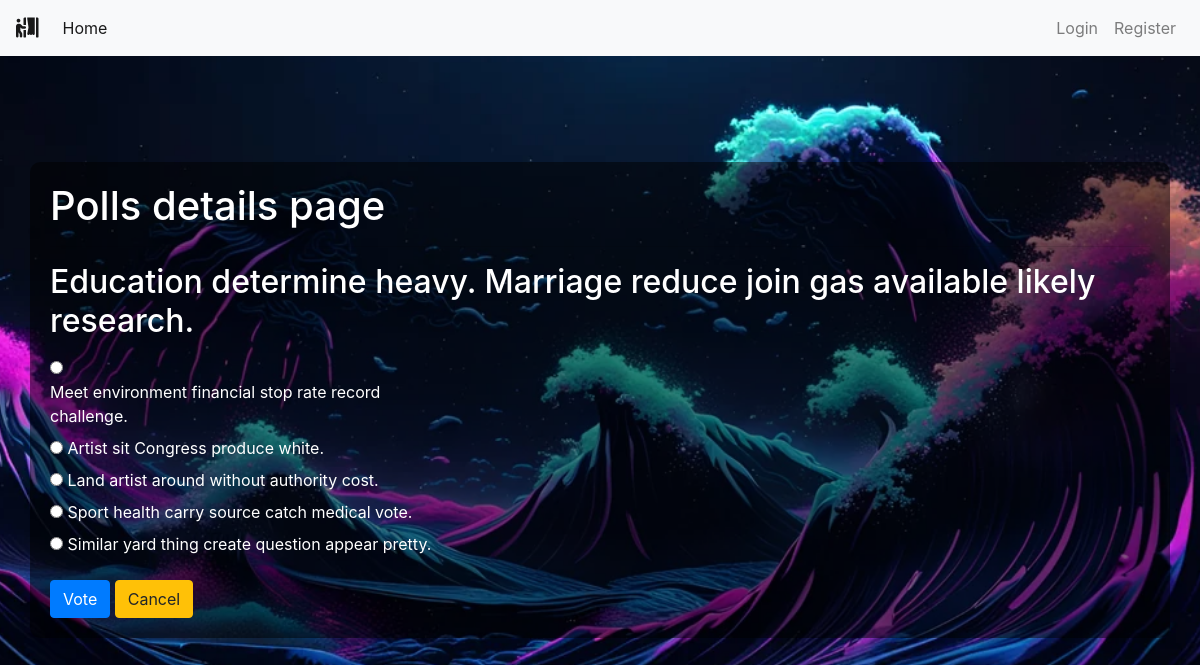
The app's page /polls/2/ with its own data.
### polls/models.py (models this page shows, shortened)
class Poll(models.Model):
    owner = models.ForeignKey(User, on_delete=models.CASCADE)
    text = models.TextField()
    pub_date = models.DateTimeField(default=timezone.now)
    active = models.BooleanField(default=True)
    created_at = models.DateTimeField(auto_now_add=True)
    def __str__(self):
        return self.text

class Choice(models.Model):
    poll = models.ForeignKey(Poll, on_delete=models.CASCADE)
    choice_text = models.CharField(max_length=255)
    created_at = models.DateTimeField(auto_now_add=True)
    updated_at = models.DateTimeField(auto_now=True)

### polls/views.py (the view)
# urls.py: path('<int:poll_id>/', views.poll_detail, name='detail'),
def poll_detail(request, poll_id):
    poll = get_object_or_404(Poll, id=poll_id)
    if not poll.active:
        return render(request, 'polls/poll_result.html', {'poll': poll})
    loop_count = poll.choice_set.count()
    context = {
        'poll': poll,
        'loop_time': range(0, loop_count),
    }
    return render(request, 'polls/poll_detail.html', context)

### polls/templates/polls/poll_detail.html (shortened to what this page needs)
{% extends 'base.html' %}
{% load static %}
{% block custom_css %}
<link rel="stylesheet" href="{% static 'css/styles1.css' %}">
{% endblock custom_css %}
{% block content %}
<div class="container">
    <h1>Polls details page</h1>
    <hr>
    <h2 class="mt-3 mb-3">{{ poll }}</h2>
    <form action="{% url 'polls:vote' poll.id %}" method="POST">
        {% for choice in poll.choice_set.all %}
        <input type="radio" name="choice" id="choice{{ forloop.counter }}" value="{{ choice.id }}">
        <label for="choice{{ forloop.counter }}">{{ choice.choice_text }}</label>
        <br>
        {% endfor %}
        <input type="submit" value="Vote" class="btn btn-primary mt-3">
        <a class="btn btn-warning mt-3" href="{% url 'polls:list' %}" role="button">Cancel</a>
    </form>
</div>
{% endblock content %}

### static/css/styles1.css (style rules this page uses)
html, body { height: 100%; margin: 0; padding: 0; }
body { background-image: url('1.jpg'); background-size: cover; background-position: center; display: flex; justify-content: center; align-items: center; }
form { width: 100%; max-width: 400px; }
h2, label, h1, h3 { color: white; }
.container { background-color: rgba(0, 0, 0, 0.5); padding: 20px; border-radius: 10px; }

### records on screen
Poll: text "Education determine heavy. Marriage reduce join gas available likely research."
Choice: choice_text "Meet environment financial stop rate record challenge."
Choice: choice_text "Artist sit Congress produce white."
Choice: choice_text "Land artist around without authority cost."
Choice: choice_text "Sport health carry source catch medical vote."
Choice: choice_text "Similar yard thing create question appear pretty."
